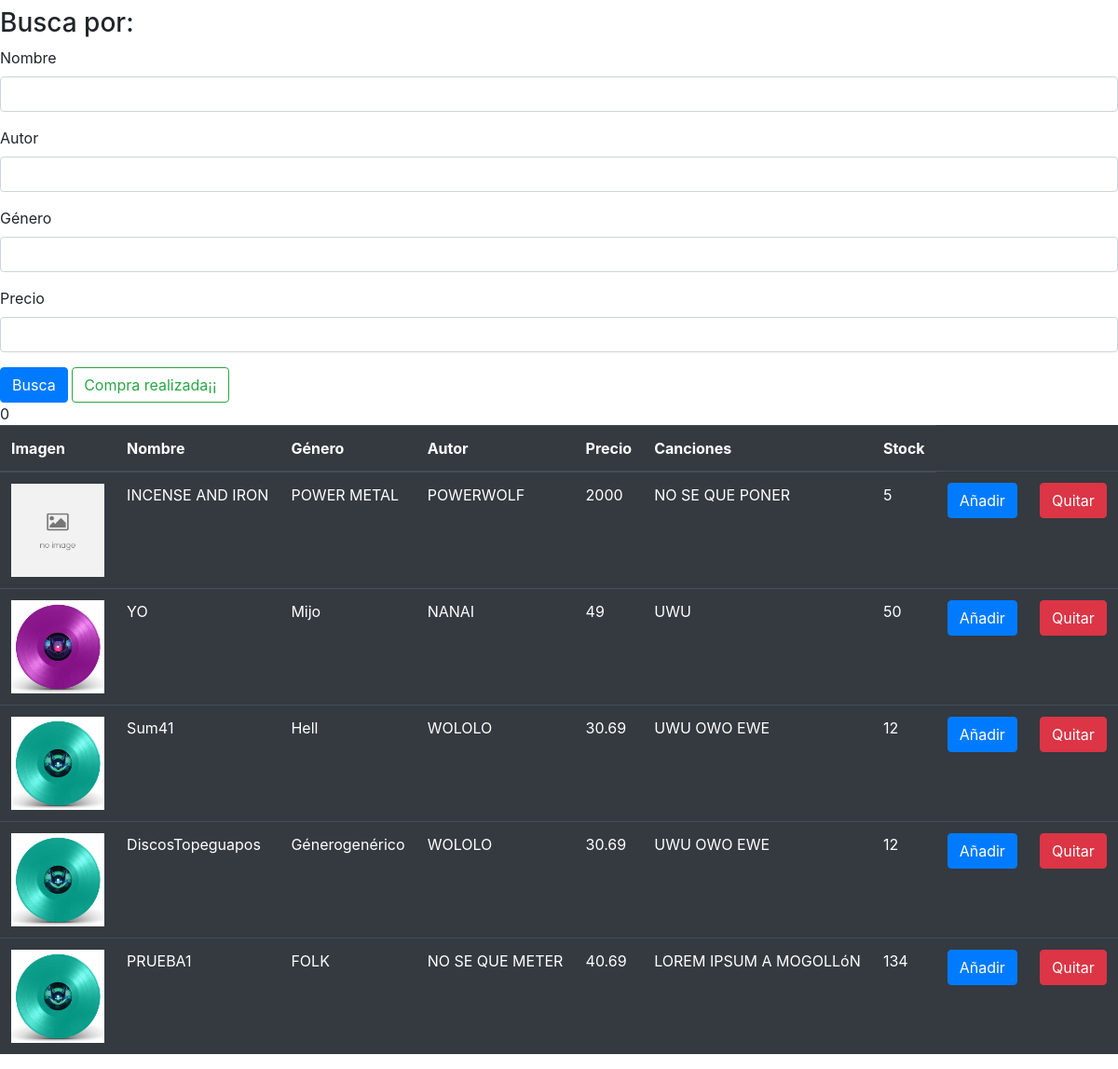
Before: /view/searchDisk.php with the older database file.
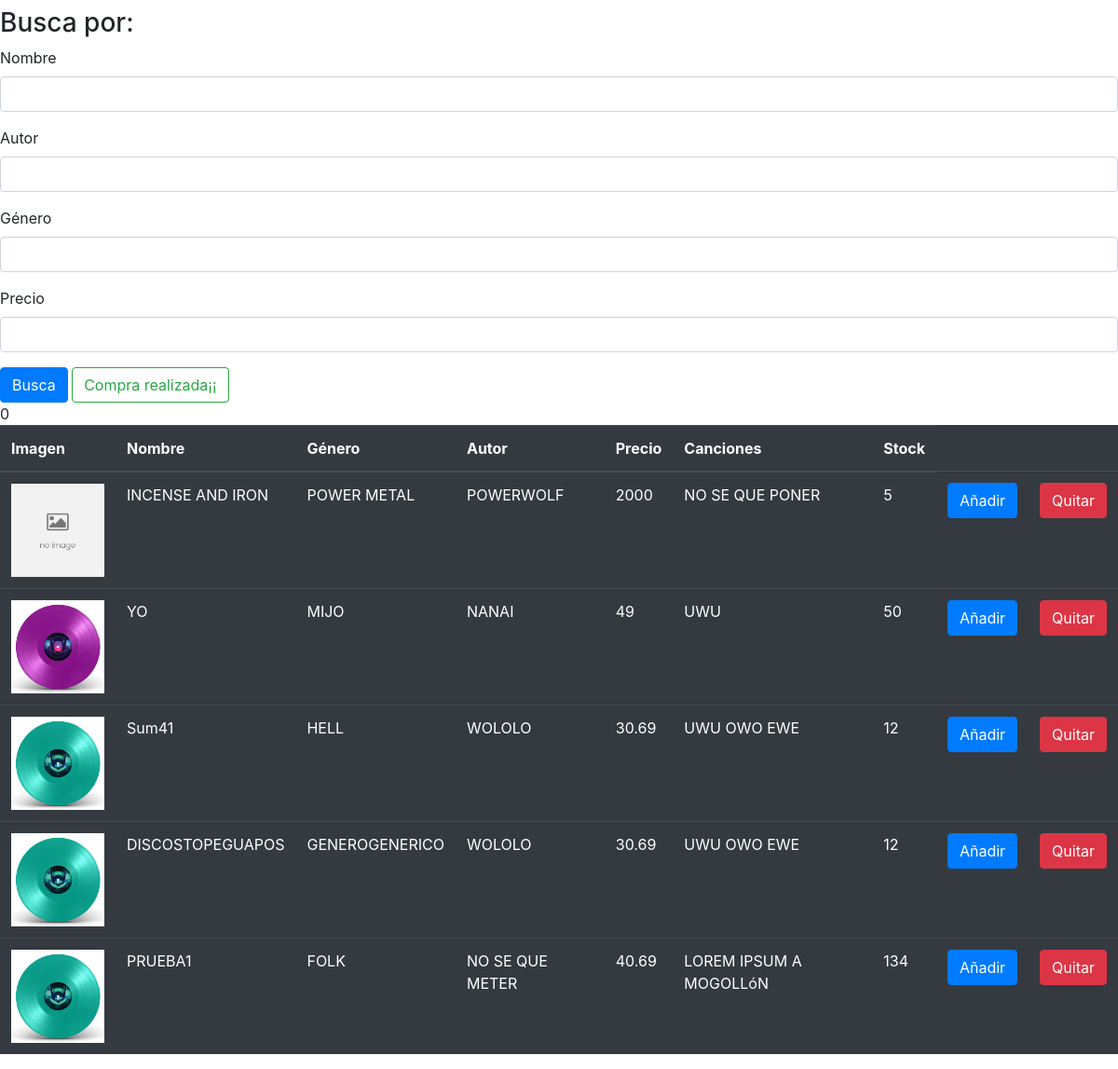
After: the same page with the newer database file.
### controller/controller.php (called while the page is built, shortened)
<?php
function contactDB($server,$bbdd,$username,$passwd){
    try{
        $dsn="mysql:host=$server;dbname=$bbdd";
        if($passwd!=""){
            $bd= new pdo($dsn,$username,$passwd);
        }else{
            $bd= new pdo($dsn,$username);
        }
        $bd->setAttribute( PDO::ATTR_ERRMODE, PDO::ERRMODE_EXCEPTION );
        $bd->exec("set names utf8mb4");
        return $bd;
    }catch(pdoexception $pdoe){
        session_start();
        $_SESSION["errores"]="NO SE HA PODIDO ACCEDER A LA BASE DE DATOS, PRUEBE MÁS TARDE";
        header("location: error.php");
    }
}
?>

### controller/diskController.php (the view, shortened to what this page needs)
<?php
class DiskController{
    private function show($listOfDisks){
           $table="<table class='table table-dark'><thead><th scope='col'>Imagen</th>";
           $table.="<th scope='col'>Nombre</th><th scope='col'>Género</th>";
           $table.="<th scope='col'>Autor</th><th scope='col'>Precio</th>";
           $table.="<th scope='col'>Canciones</th><th scope='col'>Stock</th>";
           $table.="</thead><tbody>";
           foreach($listOfDisks as $disk){
               $table.="<tr class''><td><img src='";
               $table.=$disk[7];
               $table.="'></td>";
               $table.="<td><p>".$disk[1]."</p></td>";
               $table.="<td><p>".$disk[2]."</p></td>";
               $table.="<td><p>".$disk[3]."</p></td>";
               $table.="<td><p>".$disk[5]."</p></td>";
               $table.="<td><p>".$disk[4]."</p></td>";
               $table.="<td><p>".$disk[6]."</p></td>";
               $id=$disk[0];
               $table.="<td><a role='button' class='btn btn-primary' aria-disabled='false'
               href='cart.php?i=$id&us=".$_GET['us']."'>";
               $table.="Añadir</a><td><a role='button' class='btn btn-danger' aria-disabled='false'
               href='cart.php?d=$id&us=".$_GET['us']."'>Quitar</a>";
               $table.="</td></tr>";
           }
           echo $table;
    }
    public function select($d,$n,$a,$g,$p){
        $this->show($d->searchFor($n,$a,$g,$p));
    }
}
?>

### view/searchDisk.php (shortened to what this page needs)
<!doctype html>
<html lang="en">
  <head>
    <link rel="stylesheet" href="https://stackpath.bootstrapcdn.com/bootstrap/4.3.1/css/bootstrap.min.css">
  </head>
  <body>
    <?php
        $var=$_GET["us"];
        ?>
    <h3>Busca por:</h3>
      <form action="searchDisk.php?us=<?php echo $var; ?>" method="post">
      <div class="form-group">
        <label for="name">Nombre</label>
        <input type="text" name="name" class="form-control" id="name">
    </div>
    <div class="form-group">
      <label for="author">Autor</label>
      <input type="text" name="autor" class="form-control" id="author">
    </div>
    <div class="form-group">
    <label for="genre">Género</label>
    <input type="text" name="genre" class="form-control" id="genre">
  </div>
  <div class="form-group">
    <label for="prize">Precio</label>
    <input type="text" class="form-control" id="prize" name="prize">
  </div>
  <button type="submit" class="btn btn-primary">Busca</button>
  <a role='button' class='btn btn-outline-success' aria-disabled='false'
               href='cart.php?save=true&us=<?php
                echo $_GET['us'];
               ?>'>Compra realizada¡¡</a>
      </form>
      <?php
      require_once("../controller/DiskController.php");
      require_once("../model/Disk.php");
      $disk=new Disk();
      $diskController= new DiskController();
      @$diskController->select($disk,$_POST["name"],$_POST["autor"],$_POST["genre"],$_POST["prize"]);
      ?>
  </body>
</html>

### model/Disk.php (shortened to what this page needs)
<?php
require("../controller/controller.php");
class Disk{
    private $db;
    public function __construct0(){
    $this->db=contactDB("localhost","TRABAJO","root","");
    }
    public function searchFor($name,$author,$genre,$prize){
        $where=[];
        $prizeF=floatval($prize);
		echo $prizeF;
        @$select=$this->db->prepare("SELECT * FROM DISKS $where");
        @$select->execute();
        return $select;
        }
}
?>

### view/searchDisk.php (style rules this page uses)
img { width: 100px; }

Changed rows visible on the page:
changed disks "YO": GENRE "Mijo" → "MIJO"
changed disks "Sum41": GENRE "Hell" → "HELL"
changed disks: NAME "DiscosTopeguapos" → "DISCOSTOPEGUAPOS"; GENRE "Génerogenérico" → "GENEROGENERICO"
